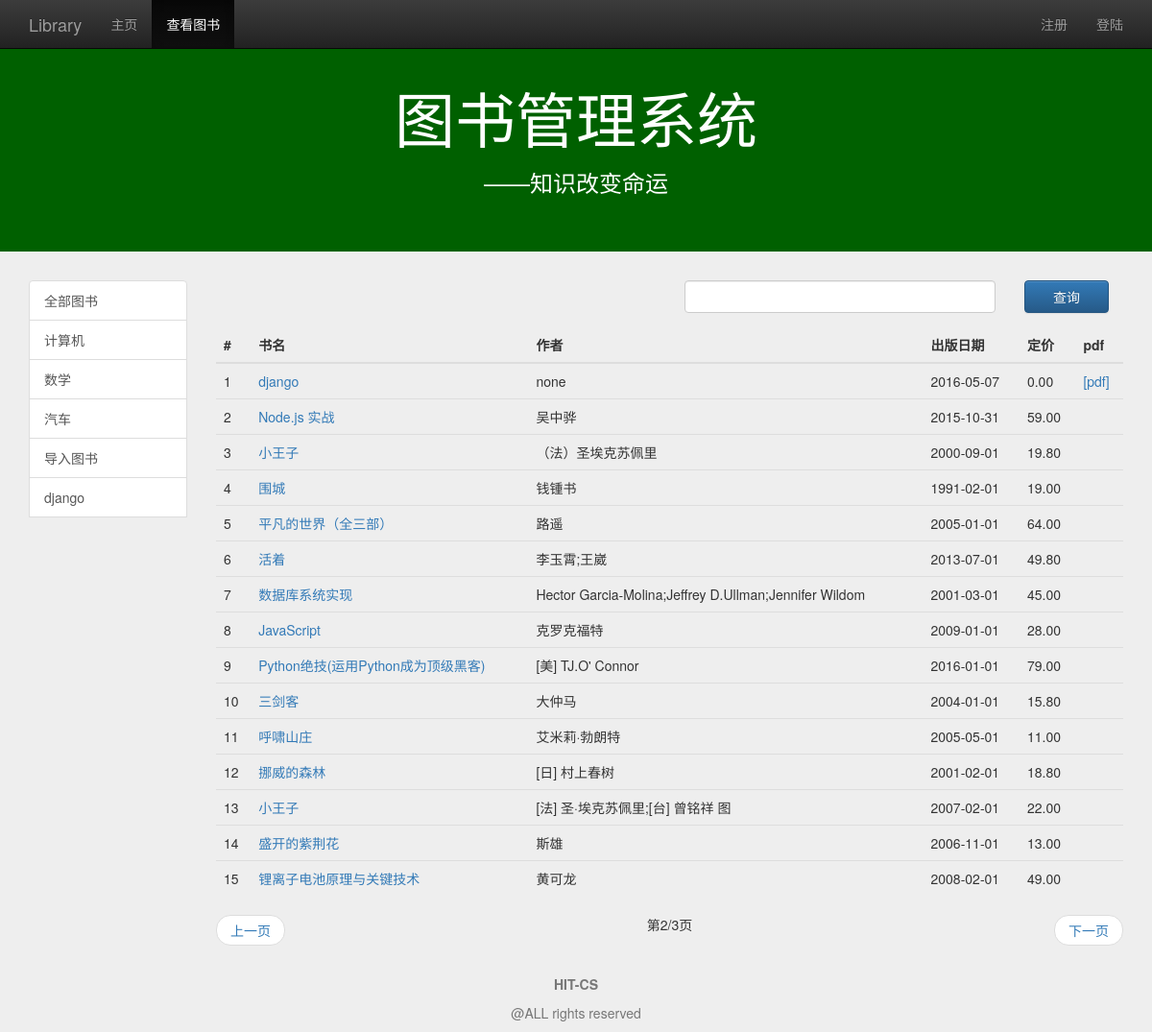
/view_book_list/?category=all&page=2, run on the app's committed database.
### management/models.py (models this page shows, shortened)
class Book(models.Model):
    name=models.CharField(max_length=128)
    price=models.FloatField()
    author=models.CharField(max_length=128)
    publish_date=models.DateField()
    category=models.CharField(max_length=128)
    summary=models.TextField(default="a book")
    class META:
        ordering=['name']

### management/views.py (the view)
# urls.py: url(r'^view_book_list/$',views.view_book_list,name='view_book_list'),
def view_book_list(request):
    user=request.user if request.user.is_authenticated() else None
    category_list=Book.objects.values_list('category',flat=True).distinct()
    query_category=request.GET.get('category','all')
    if(not query_category) or Book.objects.filter(category=query_category).count() is 0:
        query_category = 'all'
        book_list=Book.objects.all()
    else:
        book_list=Book.objects.filter(category=query_category)
    if request.method=='POST':
        keyword=request.POST.get('keyword','')
        book_list=Book.objects.filter(name__contains=keyword)
        query_category='all'
    paginator=Paginator(book_list,15)
    page=request.GET.get('page')
    try:
        book_list=paginator.page(page)
    except PageNotAnInteger:
        book_list=paginator.page(1)
    except EmptyPage:
        book_list=paginator.page(paginator.num_pages)
    content={
            'user':user,
            'active_menu':'view_book',
            'category_list':category_list,
            'query_category':query_category,
            'book_list':book_list,
            }
    return render(request,'management/view_book_list.html',content)

### management/templates/management/view_book_list.html (shortened to what this page needs)
{% extends "management/base.html" %}
{% load staticfiles %}
{% block content %}
<div class="container">
   <div class="row">
      <div class="col-md-2">
         <a href="{% url 'view_book_list' %}" class="list-group-item" id="id_category_all">全部图书</a>
			{% for category in category_list %}
			<a href="{% url 'view_book_list' %}?category={{ category }}" class="list-group-item" id="id_category_{{ category }}">{{ category }}</a>
			{% endfor %}
      </div>
      <div class="col-md-10">
         <div class="col-md-6 col-md-offset-6">
			<form role="form" method="post" name="search_form">
				<div class="form-group">
					<div class="row">
						<div class="col-md-9">
							<input type="search" class="form-control" required  name="keyword" id="id_search_input" autofocus>
						</div>
						<div class="col-md-3">
							<button class="btn btn btn-primary btn-block">查询</button>
						</div>
					</div>
				</div>
			</form>
		</div>
			<table class="table table-hover">
				<thead>
					<tr>
						<th>#</th>
						<th>书名</th>
						<th>作者</th>
						<th>出版日期</th>
						<th>定价</th>
						<th>pdf</th>
					</tr>
				</thead>
				<tbody>
					{% for book in book_list %}
					<tr>
						<td>{{ forloop.counter }}</td>
						<td><a href="{% url 'detail' %}?id={{ book.id }}">{{ book.name }}</a></td>
						<td>{{ book.author }}</td>
						<td>{{ book.publish_date|date:"Y-m-d" }}</td>
						<td>{{ book.price|floatformat:2 }}</td>
						{% if book.pdf %}
						<td><a href="{% url 'view_pdf' %}?id={{ book.id }}">[pdf]</a></td>
						{% else %}
						<td></td>
						{% endif %}
					</tr>
					{% empty %}
					<tr>
						<td>暂无图书</td>
					</tr>
					{% endfor %}
				</tbody>
			</table>
			<nav>
				<ul class="pager">
					{% if book_list.has_previous %}
					<li class="previous"><a href="?category={{ query_category }}&page={{ book_list.previous_page_number }}">上一页</a></li>
					{% else %}
					<li class="previous disabled"><a href="#">上一页</a></li>
					{% endif %}
					第{{ book_list.number }}/{{ book_list.paginator.num_pages }}页
					{% if book_list.has_next %}
					<li class="next"><a href="?category={{ query_category }}&page={{ book_list.next_page_number }}">下一页</a></li>
					{% else %}
					<li class="next disabled"><a href="#">下一页</a></li>
					{% endif %}
				</ul>
			</nav>
      </div>
   </div>
</div>
{% endblock %}

### management/static/management/css/base.css (style rules this page uses)
body { padding-top:20px; padding-bottom:70px; background-color:#eeeeee; }

### data on the page
Book: name "django", author "none", publish_date "2016-05-07", price "0.00"
Book: name "Node.js 实战", author "吴中骅", publish_date "2015-10-31", price "59.00"
Book: name "小王子", author "（法）圣埃克苏佩里", publish_date "2000-09-01", price "19.80"
Book: name "围城", author "钱锺书", publish_date "1991-02-01", price "19.00"
Book: name "平凡的世界（全三部）", author "路遥", publish_date "2005-01-01", price "64.00"
Book: name "活着", author "李玉霄;王崴", publish_date "2013-07-01", price "49.80"
Book: name "数据库系统实现", author "Hector Garcia-Molina;Jeffrey D.Ullman;Jennifer Wildom", publish_date "2001-03-01", price "45.00"
Book: name "JavaScript", author "克罗克福特", publish_date "2009-01-01", price "28.00"
Book: name "Python绝技(运用Python成为顶级黑客)", author "[美] TJ.O' Connor", publish_date "2016-01-01", price "79.00"
Book: name "三剑客", author "大仲马", publish_date "2004-01-01", price "15.80"
Book: name "呼啸山庄", author "艾米莉·勃朗特", publish_date "2005-05-01", price "11.00"
Book: name "挪威的森林", author "[日] 村上春树", publish_date "2001-02-01", price "18.80"
Book: name "小王子", author "[法] 圣·埃克苏佩里;[台] 曾铭祥 图", publish_date "2007-02-01", price "22.00"
Book: name "盛开的紫荆花", author "斯雄", publish_date "2006-11-01", price "13.00"
Book: name "锂离子电池原理与关键技术", author "黄可龙", publish_date "2008-02-01", price "49.00"

### other printed values
{{ category }} "计算机" "数学" "汽车" "导入图书" "django"
{{ book_list.number }} "2"
{{ book_list.paginator.num_pages }} "3"
